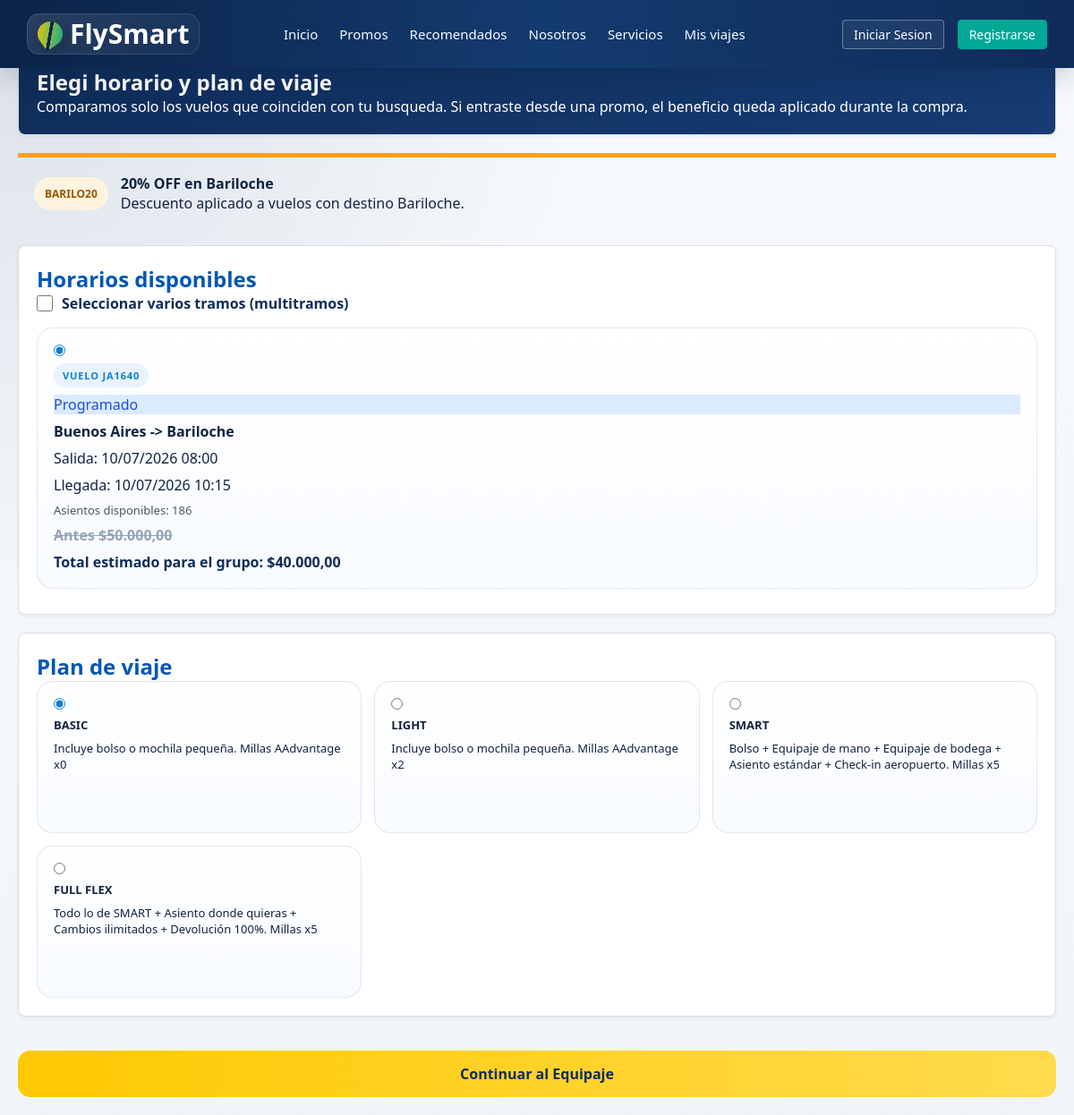
The app's page /consultas/proceso_compra/vuelos.php?destino=BRC&pasajeros=1&codigo_promo=BARILO20 (upper part), older data.
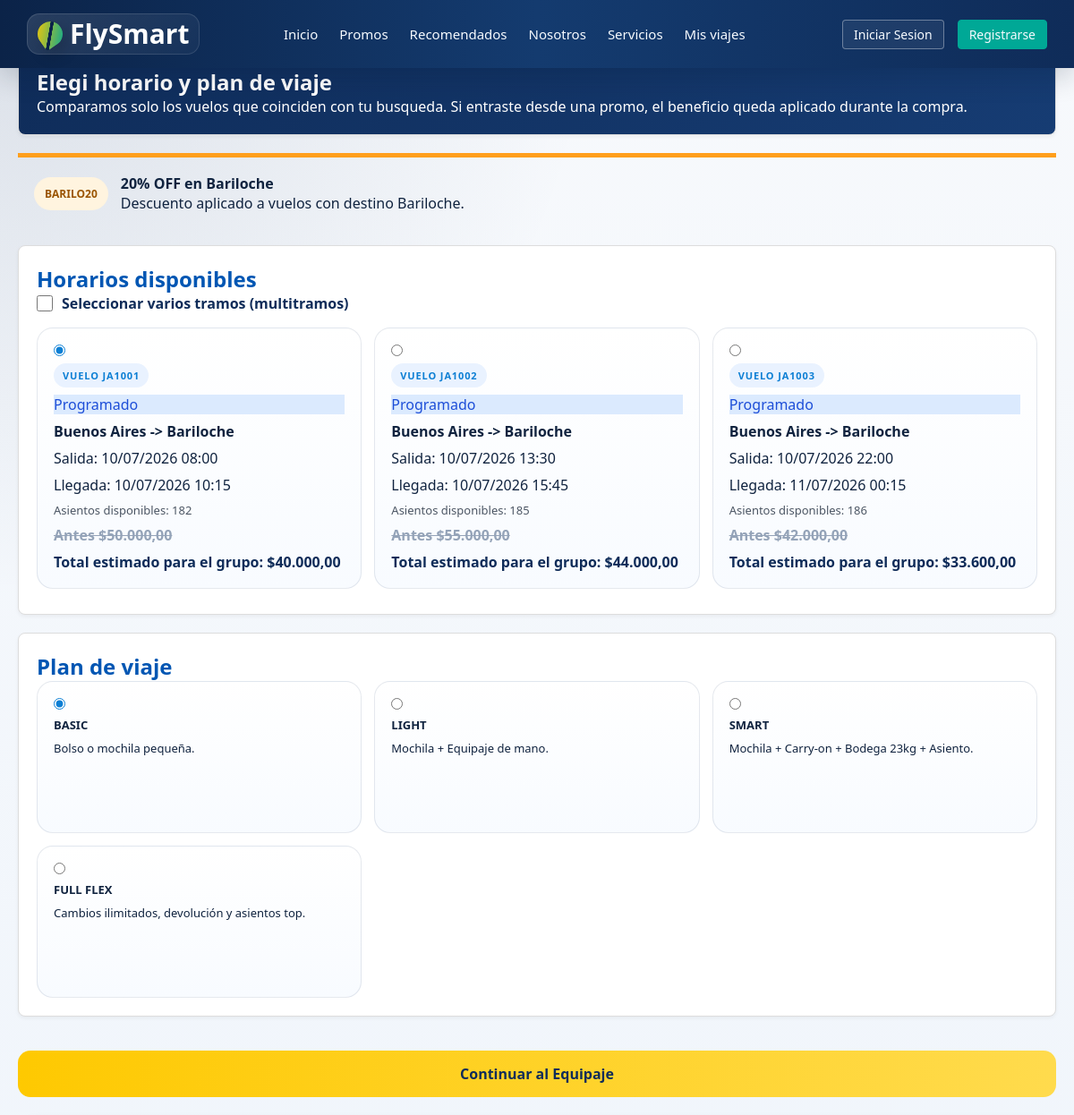
The same page, newer data.
### tables this page shows
CREATE TABLE `vuelos` (
  `id_vuelo` int(11) NOT NULL AUTO_INCREMENT,
  `numero_vuelo` varchar(20) NOT NULL,
  `id_avion` int(11) NOT NULL,
  `origen_iata` varchar(3) NOT NULL,
  `destino_iata` varchar(3) NOT NULL,
  `fecha_salida` datetime NOT NULL,
  `fecha_llegada` datetime NOT NULL,
  `precio_base_vuelo` decimal(10,2) NOT NULL,
  `estado_vuelo` varchar(20) NOT NULL,
  PRIMARY KEY (`id_vuelo`),
  KEY `id_avion` (`id_avion`),
  KEY `origen_iata` (`origen_iata`),
  KEY `destino_iata` (`destino_iata`),
  CONSTRAINT `fk_vuelos_avion` FOREIGN KEY (`id_avion`) REFERENCES `aviones` (`id_avion`),
  CONSTRAINT `fk_vuelos_destino` FOREIGN KEY (`destino_iata`) REFERENCES `aeropuertos` (`codigo_iata`),
  CONSTRAINT `fk_vuelos_origen` FOREIGN KEY (`origen_iata`) REFERENCES `aeropuertos` (`codigo_iata`)
);

CREATE TABLE `aeropuertos` (
  `codigo_iata` varchar(3) NOT NULL,
  `nombre` varchar(100) NOT NULL,
  `ciudad` varchar(100) NOT NULL,
  `pais` varchar(100) NOT NULL,
  PRIMARY KEY (`codigo_iata`)
);

CREATE TABLE `planes_tarifas` (
  `id_plan` int(11) NOT NULL AUTO_INCREMENT,
  `nombre_plan` varchar(50) NOT NULL,
  `descripcion` text DEFAULT NULL,
  `cargo_extra_plan` decimal(10,2) NOT NULL DEFAULT 0.00,
  PRIMARY KEY (`id_plan`)
);

### consultas/proceso_compra/flujo_helpers.php (called while the page is built, shortened)
<?php
function obtenerPromos(): array {
    return [
        'BARILO20' => [
            'titulo' => '20% OFF en Bariloche',
            'descripcion' => 'Descuento aplicado a vuelos con destino Bariloche.',
            'destino' => 'BRC',
            'descuento' => 0.20,
        ],
        'EQUIPAJEGRATIS' => [
            'titulo' => 'Equipaje gratis',
            'descripcion' => 'El beneficio se aplicara en el paso de equipaje.',
            'destino' => '',
            'descuento' => 0,
        ],
        'CORDOBA2X1' => [
            'titulo' => '2x1 a Cordoba',
            'descripcion' => 'Promocion preparada para dos pasajeros hacia Cordoba.',
            'destino' => 'COR',
            'descuento' => 0.50,
        ],
    ];
}
function precioTramoPorPasajero(float $precioBase, int $indicePasajero, int $cantidadPasajeros, string $codigoPromo, string $destinoVuelo = ''): float {
    $codigoPromo = strtoupper(trim($codigoPromo));
    $destinoVuelo = strtoupper(trim($destinoVuelo));
    if ($codigoPromo === 'BARILO20' && $destinoVuelo === 'BRC') {
        return $precioBase * 0.80;
    }
    return $precioBase;
}
function calcularPrecioTotalVuelo(float $precioBase, int $cantidadPasajeros, string $codigoPromo, string $destinoVuelo = ''): float {
    $total = 0.0;
    for ($i = 0; $i < $cantidadPasajeros; $i++) {
        $total += precioTramoPorPasajero($precioBase, $i, $cantidadPasajeros, $codigoPromo, $destinoVuelo);
    }
    return $total;
}

### consultas/proceso_compra/vuelos.php (the view, shortened to what the changed rows need)
<?php
require_once '../../config/conexion.php';
require_once 'flujo_helpers.php';
$tipoViaje = $_GET['tipo_viaje'] ?? 'ida_vuelta';
$origen = strtoupper(trim($_GET['origen'] ?? ''));
$destino = strtoupper(trim($_GET['destino'] ?? ''));
$fechaIda = trim($_GET['fecha_ida'] ?? '');
$pasajeros = max(1, (int)($_GET['pasajeros'] ?? 1));
$codigoPromo = strtoupper(trim($_GET['codigo_promo'] ?? $_GET['promo'] ?? ''));
$segmentosBusqueda = [];
$multitramos = $tipoViaje === 'multitramos' || !empty($_GET['multitramos']);
$erroresBusqueda = [];
$promos = obtenerPromos();
$promoActiva = $promos[strtoupper(trim($codigoPromo))] ?? null;
if ($promoActiva) {
    if (!empty($promoActiva['destino'])) {
        $destino = $promoActiva['destino'];
    }
}
function buscarVuelos(PDO $pdo, string $origen, string $destino, string $fechaIda): array {
    $sql = "
        SELECT v.id_vuelo, v.numero_vuelo, v.fecha_salida, v.fecha_llegada, v.precio_base_vuelo, v.estado_vuelo,
               origen.ciudad AS origen_ciudad, origen.codigo_iata AS origen_iata,
               destino.ciudad AS destino_ciudad, destino.codigo_iata AS destino_iata,
               av.capacidad,
               COALESCE(COUNT(t.id_ticket), 0) AS asientos_vendidos,
               (av.capacidad - COALESCE(COUNT(t.id_ticket), 0)) AS asientos_disponibles
        FROM vuelos v
        INNER JOIN aeropuertos origen ON origen.codigo_iata = v.origen_iata
        INNER JOIN aeropuertos destino ON destino.codigo_iata = v.destino_iata
        INNER JOIN aviones av ON av.id_avion = v.id_avion
        LEFT JOIN tickets_detalle t ON t.id_vuelo = v.id_vuelo
        WHERE 1 = 1
    ";
    $params = [];
    if ($destino !== '') {
        $sql .= " AND v.destino_iata = :destino";
        $params['destino'] = $destino;
    }
    $sql .= " GROUP BY v.id_vuelo, v.numero_vuelo, v.fecha_salida, v.fecha_llegada, v.precio_base_vuelo, v.estado_vuelo,
               origen.ciudad, origen.codigo_iata, destino.ciudad, destino.codigo_iata, av.capacidad
              ORDER BY v.fecha_salida ASC";
    $stmt = $pdo->prepare($sql);
    $stmt->execute($params);
    return $stmt->fetchAll(PDO::FETCH_ASSOC);
}
if (!empty($erroresBusqueda)) {
    $vuelos = [];
} else {
    $vuelos = buscarVuelos($pdo, $origen, $destino, $fechaIda);
}
$planes = $pdo->query("SELECT id_plan, nombre_plan, descripcion FROM planes_tarifas")->fetchAll();
$primerVuelo = $vuelos[0] ?? null;
$primerPlan = $planes[0] ?? null;
function estadoClaseVuelo(string $estado): string {
    $estado = strtolower($estado);
    return 'status-scheduled';
}
include_once '../../includes/header.php';
?>
<section class="contenedor-vuelos">
    <div class="main-content">
        <div class="card hero-step" id="vuelos-disponibles">
            <h2>Elegi horario y plan de viaje</h2>
        </div>
        <form action="equipaje.php" method="POST">
            <div class="card">
                <h2>Horarios disponibles</h2>
                <?php if (empty($vuelos)): ?>
                    <div class="empty-state">
                        <h3><?= !empty($erroresBusqueda) ? 'Hay datos para corregir' : 'No encontramos vuelos para esos filtros' ?></h3>
                        <?php if (!empty($erroresBusqueda)): ?>
                            <?php foreach (array_unique($erroresBusqueda) as $errorBusqueda): ?>
                                <p><?= htmlspecialchars($errorBusqueda, ENT_QUOTES, 'UTF-8') ?></p>
                            <?php endforeach; ?>
                        <?php else: ?>
                            <p>Proba con otro origen, destino o fecha.</p>
                        <?php endif; ?>
                        <br>
                        <a href="../../index.php#buscador" class="btn-continuar empty-link">Volver al buscador</a>
                    </div>
                <?php else: ?>
                    <div class="grid-vuelos">
                        <?php foreach($vuelos as $v): ?>
                            <?php
                                $precioBase = (float)$v['precio_base_vuelo'];
                                $precioFinal = $promoActiva ? calcularPrecioTotalVuelo($precioBase, $pasajeros, $codigoPromo, (string)$v['destino_iata']) : $precioBase;
                                $asientosDisponibles = (int)($v['asientos_disponibles'] ?? 18);
                                $disponible = $asientosDisponibles > 0;
                                $selectorName = $multitramos ? 'id_vuelo[]' : 'id_vuelo';
                                $selectorType = $multitramos ? 'checkbox' : 'radio';
                            ?>
                            <label class="opcion-vuelo <?= $disponible ? '' : 'vuelo-no-disponible' ?>">
                                <input type="<?= $selectorType ?>" name="<?= $selectorName ?>" value="<?= htmlspecialchars((string)$v['id_vuelo'], ENT_QUOTES, 'UTF-8') ?>" <?= $multitramos ? '' : 'required' ?> <?= ($primerVuelo && $v['id_vuelo'] === $primerVuelo['id_vuelo']) ? 'checked' : '' ?> <?= $disponible ? '' : 'disabled' ?>>
                                <span class="badge-vuelo">Vuelo <?= htmlspecialchars($v['numero_vuelo'], ENT_QUOTES, 'UTF-8') ?></span>
                                <span class="status-pill <?= estadoClaseVuelo($v['estado_vuelo']) ?>"><?= htmlspecialchars($v['estado_vuelo'], ENT_QUOTES, 'UTF-8') ?></span>
                                <strong><?= htmlspecialchars($v['origen_ciudad'] . ' -> ' . $v['destino_ciudad'], ENT_QUOTES, 'UTF-8') ?></strong>
                                <p>Salida: <?= date('d/m/Y H:i', strtotime($v['fecha_salida'])) ?></p>
                                <p>Llegada: <?= date('d/m/Y H:i', strtotime($v['fecha_llegada'])) ?></p>
                                <span class="asientos-disponibles">Asientos disponibles: <?= $asientosDisponibles ?></span>
                                <?php if ($promoActiva && $promoActiva['descuento'] > 0): ?>
                                    <span class="precio-vuelo precio-anterior">Antes $<?= number_format($precioBase, 2, ',', '.') ?></span>
                                <?php endif; ?>
                                <span class="precio-vuelo">Total estimado para el grupo: $<?= number_format($precioFinal, 2, ',', '.') ?></span>
                            </label>
                        <?php endforeach; ?>
                    </div>
                <?php endif; ?>
            </div>
            <div class="card">
                <h2>Plan de viaje</h2>
                <div class="grid-planes">
                    <?php foreach($planes as $p): ?>
                        <label class="opcion-plan">
                            <input type="radio" name="id_plan" value="<?= (int)$p['id_plan'] ?>" required <?= ($primerPlan && $p['id_plan'] === $primerPlan['id_plan']) ? 'checked' : '' ?>>
                            <strong><?= htmlspecialchars($p['nombre_plan'], ENT_QUOTES, 'UTF-8') ?></strong>
                            <p><?= htmlspecialchars($p['descripcion'], ENT_QUOTES, 'UTF-8') ?></p>
                        </label>
                    <?php endforeach; ?>
                </div>
            </div>
        </form>
    </div>
</section>
</body>
</html>

Row changes from the older to the newer data that the page shows:
changed vuelos: id_vuelo "☑ VUELO JA1640 Programado Buenos" → "☑ VUELO JA1001 Programado Buenos"; numero_vuelo "JA1640" → "JA1001"; asientosDisponibles "186" → "182"
added vuelos: id_vuelo "☐ VUELO JA1002 Programado Buenos", numero_vuelo "JA1002", estado_vuelo "Programado", destino_ciudad "Buenos Aires -> Bariloche", fecha_salida "10/07/2026 13:30", fecha_llegada "10/07/2026 15:45", asientosDisponibles "185", precio_base_vuelo "55.000,00", precio_base_vuelo.codigo_iata "44.000,00"
added vuelos: id_vuelo "☐ VUELO JA1003 Programado Buenos", numero_vuelo "JA1003", estado_vuelo "Programado", destino_ciudad "Buenos Aires -> Bariloche", fecha_salida "10/07/2026 22:00", fecha_llegada "11/07/2026 00:15", asientosDisponibles "186", precio_base_vuelo "42.000,00", precio_base_vuelo.codigo_iata "33.600,00"
changed planes_tarifas "BASIC": id_plan "☑ BASIC Incluye bolso o mochila" → "☑ BASIC Bolso o mochila pequeña"; descripcion "Incluye bolso o mochila pequeña. Millas AAdvantage x0" → "Bolso o mochila pequeña."
changed planes_tarifas "LIGHT": id_plan "☐ LIGHT Incluye bolso o mochila" → "☐ LIGHT Mochila + Equipaje de m"; descripcion "Incluye bolso o mochila pequeña. Millas AAdvantage x2" → "Mochila + Equipaje de mano."
changed planes_tarifas "SMART": id_plan "☐ SMART Bolso + Equipaje de man" → "☐ SMART Mochila + Carry-on + Bo"; descripcion "Bolso + Equipaje de mano + Equipaje de bodega + Asiento estándar + Check-in aeropuerto. Millas x5" → "Mochila + Carry-on + Bodega 23kg + Asiento."
changed planes_tarifas "FULL FLEX": id_plan "☐ FULL FLEX Todo lo de SMART +" → "☐ FULL FLEX Cambios ilimitados,"; descripcion "Todo lo de SMART + Asiento donde quieras + Cambios ilimitados + Devolución 100%. Millas x5" → "Cambios ilimitados, devolución y asientos top."
